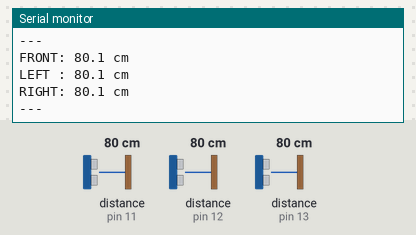
This sketch was run on a simulated Arduino Mega 2560, built with avr-gcc and run on an emulated ATmega2560. On the bench: the last lines printed to the serial monitor. Wiring (inferred from the names in the program): 3 × ultrasonic range finder: trigger pin 2, echo pin 11 / trigger pin 3, echo pin 12 / trigger pin 4, echo pin 13. The test bench sets the inputs (shaded band); at power-on: distance to the obstacle (sensors on pin 11, pin 13, pin 12) 80 cm. The echo pulse lasts 58.3 µs per cm.

Above: at 1.4 s.
1.5 s: distance to the obstacle (sensor on pin 11) set to 2 cm
3.0 s: distance to the obstacle (sensor on pin 13) set to 35 cm
At 3.6 s:
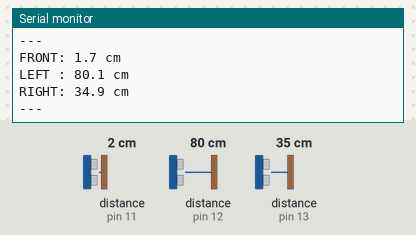
6.4 s: distance to the obstacle (sensor on pin 12) set to 2 cm
At 7.0 s:
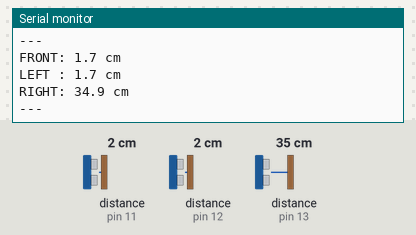
7.9 s: distance to the obstacle (sensor on pin 11) set to 4 cm
9.4 s: distance to the obstacle (sensor on pin 12) set to 4 cm
At 10.4 s:
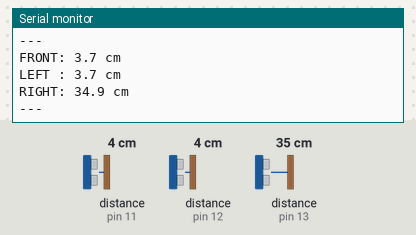
10.9 s: distance to the obstacle (sensor on pin 13) set to 2 cm
At 11.8 s:
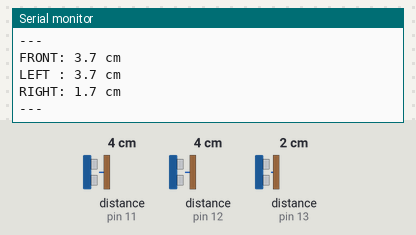
Timing chart, 0 to 13.4 s (numbered marks = the images above; inputs shaded):
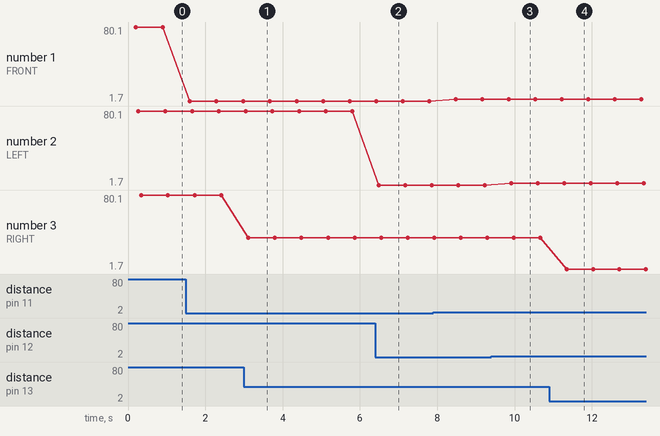

The sketch:

ultrasonic_testing.ino
```cpp
// Arduino sketch: 3 ultrasonic sensors test
// Use on Arduino Mega

const uint8_t trigPins[3] = {2, 3, 4};
const uint8_t echoPins[3] = {11, 12, 13};
const char* labels[3] = {"FRONT", "LEFT ", "RIGHT"};
const unsigned long timeout = 30000UL; // microseconds (30ms -> ~5m max)

void setup() {
    Serial.begin(115200);
    for (int i = 0; i < 3; ++i) {
        pinMode(trigPins[i], OUTPUT);
        pinMode(echoPins[i], INPUT);
        digitalWrite(trigPins[i], LOW);
    }
    delay(200);
    Serial.println("Ultrasonic test start");
}

float readCm(int idx) {
    uint8_t t = trigPins[idx];
    uint8_t e = echoPins[idx];

    // Trigger pulse
    digitalWrite(t, LOW);
    delayMicroseconds(2);
    digitalWrite(t, HIGH);
    delayMicroseconds(10);
    digitalWrite(t, LOW);

    // Measure echo duration (microseconds)
    unsigned long dur = pulseIn(e, HIGH, timeout);
    if (dur == 0) return -1.0; // timeout / no echo

    // Speed of sound ~343 m/s => 29.1 us per cm for round trip
    float distanceCm = dur / 58.0; // dur/2/29.1 ~= dur/58
    return distanceCm;
}

void loop() {
    for (int i = 0; i < 3; ++i) {
        float cm = readCm(i);
        if (cm < 0) {
            Serial.print(labels[i]);
            Serial.println(": out of range");
        } else {
            Serial.print(labels[i]);
            Serial.print(": ");
            Serial.print(cm, 1);
            Serial.println(" cm");
        }
        delay(60); // small gap between sensors to reduce cross-talk
    }
    Serial.println("---");
    delay(500); // overall loop delay
}
```

Measured:
- after the input at 3.0 s, the serial monitor: prints a new line after 0.11 s (image 1)
- after the input at 6.4 s, the serial monitor: prints a new line after 0.09 s (image 2)
- after the input at 9.4 s, the serial monitor: prints a new line after 0.51 s (image 3)
- after the input at 10.9 s, the serial monitor: prints a new line after 0.45 s (image 4)
- plotted number 1: 80.1 → 1.7 after the input at 1.5 s, 1.7 → 3.7 after the input at 7.9 s
- plotted number 3: 80.1 → 34.9 after the input at 3.0 s
